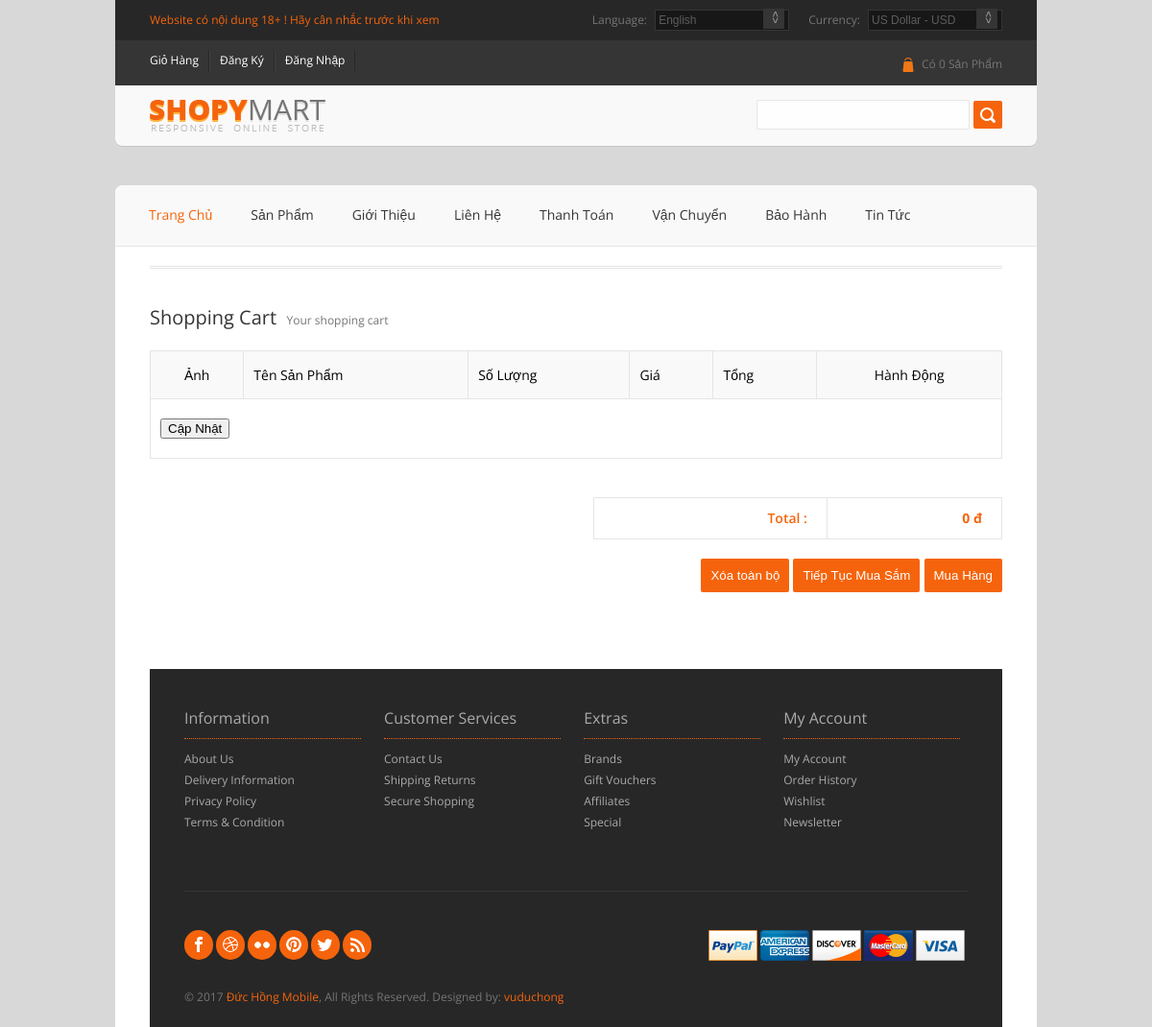
Screenshot of /index.php/cart with the database file from the repository.
### tables this page shows
CREATE TABLE `tbl_categorys` (
  `cat_id` int(255) NOT NULL,
  `name` varchar(255) NOT NULL,
  `base_url` varchar(255) NOT NULL,
  `image` varchar(255) NOT NULL,
  `status` tinyint(1) NOT NULL DEFAULT '1',
  `parent_id` int(11) NOT NULL,
  `type` tinyint(4) DEFAULT NULL,
  `description` text NOT NULL,
  `details` text NOT NULL,
  `sort_order` int(10) NOT NULL
);

### application/controllers/Cart.php (called while the page is built, shortened)
<?php
Class Cart extends MY_Controller
{
	function __construct()
	{
		parent:: __construct();
	}
	function index()
	{
		$carts = $this->cart->contents();
		$total_items = $this->cart->total_items();
		$this->data['carts'] = $carts;
		$this->data['total_items'] = $total_items;
		$this->data['temp'] = 'site/cart/index';
		$this->load->view('site/layout', $this->data);
	}
}
?>

### index.php (called while the page is built, shortened)
<?php
require_once BASEPATH.'core/CodeIgniter.php';

### application/core/MY_Controller.php (called while the page is built, shortened)
<?php
class MY_Controller extends CI_Controller {
	function __construct(){
		$controller = $this->uri->segment(1);
		switch ($controller) {
			default:
			$input['where'] = array('parent_id' => 0);
			$parent_id = $this->category_model->get_list($input);
		}
	}
}
?>

### application/core/MY_Model.php (called while the page is built, shortened)
<?php if ( ! defined('BASEPATH')) exit('No direct script access allowed');
class MY_Model extends CI_Model {
	var $table = '';
	var $key = 'id';
	var $order = '';
	function get_list($input = array())
	{
		$query = $this->db->get($this->table);
		return $query->result();
	}
	protected function get_list_set_input($input = array())
	{
		if ((isset($input['where'])) && $input['where'])
		{
			$this->db->where($input['where']);
		}
		if (isset($input['order'][0]) && isset($input['order'][1]))
		{
			$this->db->order_by($input['order'][0], $input['order'][1]);
		}
		else
		{
			$order = ($this->order == '') ? array($this->table.'.'.$this->key, 'desc') : $this->order;
			$this->db->order_by($order[0], $order[1]);
		}
		if (isset($input['limit'][0]) && isset($input['limit'][1]))
		{
			$this->db->limit($input['limit'][0], $input['limit'][1]);
		}
	}
}
?>

### application/views/site/menu.php (the view, shortened to what this page needs)
<ul id="mega-menu-3" class="mega-menu">
   <li class="first"><a href="<?php echo base_url('home/index') ?>" class="current">Trang Chủ</a></li>
    <?php foreach($parent_id as $row): ?>
    	<li><a href="#" title="<?php echo $row->name ?>"><?php echo $row->name ?></a>
        </li>
    <?php endforeach; ?>
</ul>

### public/site/css/style.css (style rules this page uses)
html, body, div, span, applet, object, iframe, h1, h2, h3, h4, h5, h6, p, blockquote, pre, a, abbr, acronym, address, big, cite, code, del, dfn, em, img, ins, kbd, q, s, samp, small, strike, strong, sub, sup, tt, var, b, u, i, center, dl, dt, dd, ol, ul, li, fieldset, form, label, legend, table, caption, tbody, tfoot, thead, tr, th, td, article, aside, canvas, details, figcaption, figure, footer, header, hgroup, menu, nav, section, summary, time, mark, audio, video { margin:0; padding:0 }
html { overflow-y:scroll; }
body { background:#d8d8d8; font-family: 'Open Sans', sans-serif; font-weight:400; }
a, a:link { color:#f5640c; text-decoration:none; }
ul, ol { margin-bottom:20px; }
ul, ol, { margin-left:20px; font-size:12px; }
p, span, small, li { font-size:12px; line-height:22px; color:#757575 !important; }
.mega-menu { background: #f9f9f9; width: 100%; position: relative; float:left; border-top-left-radius: 8px; border-top-right-radius: 8px; border-bottom:1px solid #e5e5e5; }
.mega-menu li { float: left; margin: 0; padding: 0; font-size: 14px; list-style:none; }
.mega-menu li.first { margin-left:15px !important; }
.mega-menu li a { float: left; display: block; color: #353535; padding: 20px 20px 20px 20px; text-decoration: none; }
.mega-menu li a.dc-mega { position: relative; }
.mega-menu a.current { color:#f5640c; }
.first { margin-left:0 !important; }

### application/views/site/header.php (style rules this page uses)
ul { list-style-type: none; }

### rows the page displays
tbl_categorys: name "Sản Phẩm"
tbl_categorys: name "Giới Thiệu"
tbl_categorys: name "Liên Hệ"
tbl_categorys: name "Thanh Toán"
tbl_categorys: name "Vận Chuyển"
tbl_categorys: name "Bảo Hành"
tbl_categorys: name "Tin Tức"

### other values shown
$total_items "0"
$total_amount "0"
